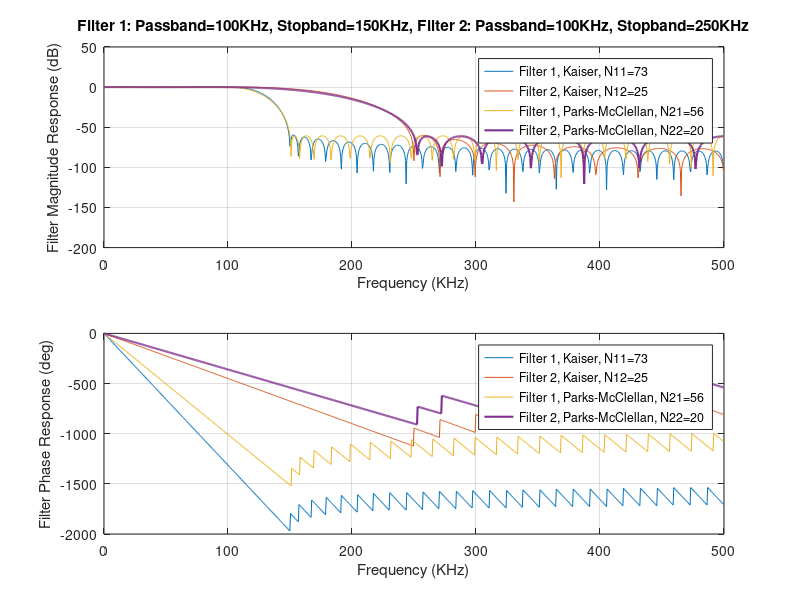
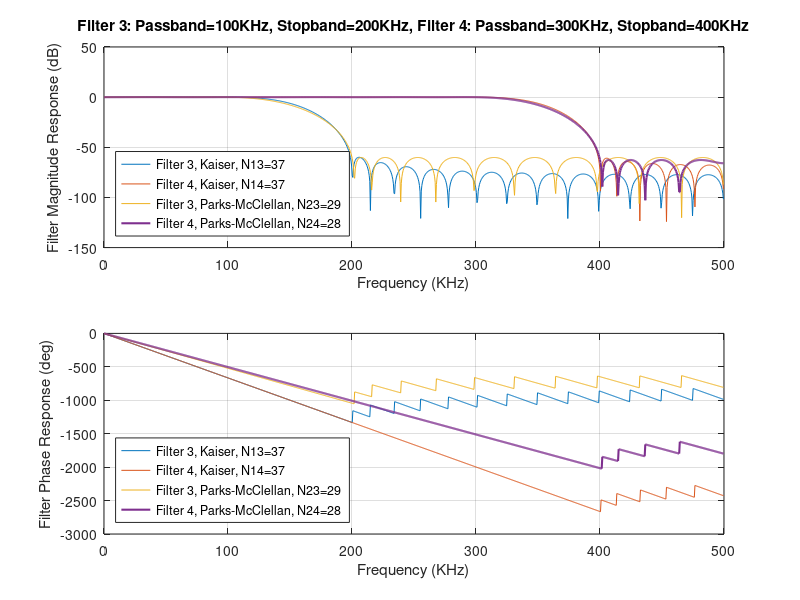
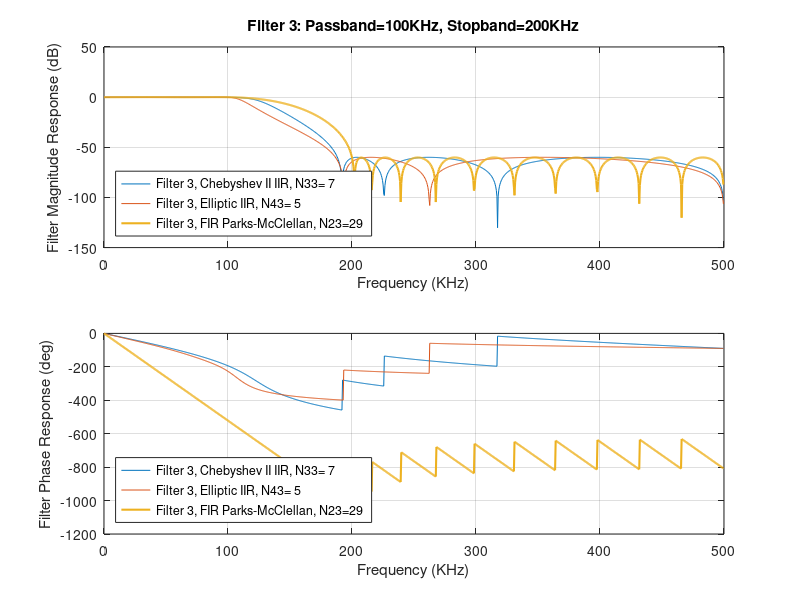

Source code (MATLAB) for these figures, in order:
%%%%%%%%%%%%%%%%%%%%%%%%%%%%%%%%%%%%%%%%%%%%%%%%%%%%%%
%% ECE113 Spring 21 Final Exam Filter Design Template
%  Spring 2021
%%%%%%%%%%%%%%%%%%%%%%%%%%%%%%%%%%%%%%%%%%%%%%%%%%%%%%

% For this problem, we will be designing four filters: 
%   - Filters 1 and 2 have the same passband cutoff but different stopband
%   cutoffs and hence different transition bandwidths (sharpness)
%   - Filters 3 and 4 have different passband cutoffs but the same 
%   transition bandwidths (sharpness)
%   - All four filters have the same specs for passband ripple and stopband
%   attenuation 
%   - We first design these four filters as FIR using Kaiser window-based
%   design and Parks-McClellan optimal equiripple design.
%   - We then design Filter 3 using Checbyshev Type II and Elliptic IIR
%   filters.
% Feel free to add new variables if needed, but please do NOT change the
% variable names already defined to make sure correct plots are generated.

clear all; clc; close all;

%%%%%%%%%%%%%%%%%%%%%%%%%
%% Filter Specifications
%%%%%%%%%%%%%%%%%%%%%%%%%

Fs = 1e6;               % Sampling rate

Fpass1 = 100e3;         % Passband cutoff for Filters 1 and 2
Fstop11 = 150e3;        % Stopband cutoff for Filter 1
Fstop12 = 250e3;        % Stopband cutoff for Filter 2

Fpass21 = 100e3;        % Passband cutoff for Filter 3
Fpass22 = 300e3;        % Passband cutoff for Filter 4
Fstop21 = 200e3;        % Stopband cutoff for Filter 3
Fstop22 = 400e3;        % Stopband cutoff for Filter 4

% All four filters have the same passband ripple and stopband attenuation 
Rp = 0.1;               % Max passband ripple in dB
Rs = 60;                % Min stopband attenuation in dB


%%%%%%%%%%%%%%%%%%%%%%%%%%%%%%%%%%%%%%%%%%%%%%%%%%%%
%% Window-based FIR design using kaiserord and fir1
%%%%%%%%%%%%%%%%%%%%%%%%%%%%%%%%%%%%%%%%%%%%%%%%%%%%

% Use kaiserord to obtain the filter orders required to meet the specs for
% the four filters
% See the examples here: https://www.mathworks.com/help/signal/ref/kaiserord.html

fcuts1 = [Fpass1 Fstop11]; 
fcuts2 = [Fpass1 Fstop12];
fcuts3 = [Fpass21 Fstop21];
fcuts4 = [Fpass22 Fstop22];

mags = [1 0];

% -20*log(.001) = 60db = Rs
% 10^(Rs/(-20)) = 0.001
dev = [(10^(Rp/20)-1)/(10^(Rp/20)+1) 10^(Rs/(-20))];

[n11,Wn1,beta1,ftype1] = kaiserord(fcuts1, mags, dev, Fs);
[n12,Wn2,beta2,ftype2] = kaiserord(fcuts2, mags, dev, Fs);
[n13,Wn3,beta3,ftype3] = kaiserord(fcuts3, mags, dev, Fs);
[n14,Wn4,beta4,ftype4] = kaiserord(fcuts4, mags, dev, Fs);

% Use fir1 to obtain the filter coeffcients for the four filters using
% Kaiser window with the beta values and the window lengths you found above.

hn11 = fir1(n11, Wn1, ftype1, kaiser(n11+1, beta1), "noscale");
hn12 = fir1(n12, Wn2, ftype2, kaiser(n12+1, beta2), "noscale");
hn13 = fir1(n13, Wn3, ftype3, kaiser(n13+1, beta3), "noscale");
hn14 = fir1(n14, Wn4, ftype4, kaiser(n14+1, beta4), "noscale");


%%%%%%%%%%%%%%%%%%%%%%%%%%%%%%%%%%%%%%%%%%%%%%%%%%%%%%%%%%%%%%%%%%%%%%%%%%
%% Parks-McClellan Optimal equiripple FIR design using firpmord and firpm
%%%%%%%%%%%%%%%%%%%%%%%%%%%%%%%%%%%%%%%%%%%%%%%%%%%%%%%%%%%%%%%%%%%%%%%%%%

% Use firpmord to obtain the the filter orders required to meet the specs 
% for the four filters. Compare the filter orders with the window-based design above. 
% See the examples here: https://www.mathworks.com/help/signal/ref/firpmord.html

[n21,fo1,ao1,w1] = firpmord(fcuts1, mags, dev, Fs);
[n22,fo2,ao2,w2] = firpmord(fcuts2, mags, dev, Fs);
[n23,fo3,ao3,w3] = firpmord(fcuts3, mags, dev, Fs);
[n24,fo4,ao4,w4] = firpmord(fcuts4, mags, dev, Fs);

% Use firpm command along with the outputs of firpmord commands above 
% to obtain the optimal filter coeffcients for the four filters.   

hn21 = firpm(n21, fo1, ao1, w1);
hn22 = firpm(n22, fo2, ao2, w2);
hn23 = firpm(n23, fo3, ao3, w3);
hn24 = firpm(n24, fo4, ao4, w4);


%%%%%%%%%%%%%%%%%%%%%%%%%%%%%%%%%%%%%%%%%%%%%%%%%%%%%%%%%
%% Obtain the FIR filter frequency responses using freqz
%%%%%%%%%%%%%%%%%%%%%%%%%%%%%%%%%%%%%%%%%%%%%%%%%%%%%%%%%

N = 2048;               % Number of frequency points in one Nyquist range [0,Fs)
F= 0:Fs/N:(N-1)*Fs/2/N; % Frequency vector in Hz
FkHz = F/1e3;           % Frequency in KHz, for setting the frequnecy scale in plots

% For filters 1 and 2 (same passband, different transition bandwidths)
% using Kaiser window and Parks-McClellan
% Use freqz command with frequency in Hz, i.e., H = freqz(...,F,Fs)

H11=freqz(hn11,1,F,Fs);
H12=freqz(hn12,1,F,Fs);
H21=freqz(hn21,1,F,Fs);
H22=freqz(hn22,1,F,Fs);

% For filters 3 and 4 (different passband, same transition bandwidths)
% using Kaiser window and Parks-McClellan
% Use freqz command with frequency in Hz, i.e., H = freqz(...,F,Fs)

H13=freqz(hn13,1,F,Fs);
H14=freqz(hn14,1,F,Fs);
H23=freqz(hn23,1,F,Fs);
H24=freqz(hn24,1,F,Fs);


%%%%%%%%%%%%%%%%%%%%%%%%%%%%%%%%%%%%%%%%%%%%%%%%%%%%%%%%%%%%%%%%
%% Plot and compare FIR magnitude and phase frequency responses 
%%%%%%%%%%%%%%%%%%%%%%%%%%%%%%%%%%%%%%%%%%%%%%%%%%%%%%%%%%%%%%%%

% Compare Filters 1 and 2
figure;
subplot(211);
plot(FkHz,20*log10(abs(H11)),FkHz,20*log10(abs(H12)),FkHz,20*log10(abs(H21)),FkHz,20*log10(abs(H22)),'LineWidth',1.5);
grid on;
xlabel('Frequency (KHz)');
ylabel('Filter Magnitude Response (dB)');
leg11=sprintf('Filter 1, Kaiser, N11=%2d',n11);
leg12=sprintf('Filter 2, Kaiser, N12=%2d',n12);
leg21=sprintf('Filter 1, Parks-McClellan, N21=%2d',n21);
leg22=sprintf('Filter 2, Parks-McClellan, N22=%2d',n22);
legend(leg11,leg12,leg21,leg22);
title('Filter 1: Passband=100KHz, Stopband=150KHz, Filter 2: Passband=100KHz, Stopband=250KHz');
subplot(212);
plot(FkHz,unwrap(angle(H11))*180/pi,FkHz,unwrap(angle(H12))*180/pi,FkHz,unwrap(angle(H21))*180/pi,FkHz,unwrap(angle(H22))*180/pi,'LineWidth',1.5);
grid on;
xlabel('Frequency (KHz)');
ylabel('Filter Phase Response (deg)');
legend(leg11,leg12,leg21,leg22);  

% Compare Filters 3 and 4
figure;
subplot(211);
plot(FkHz,20*log10(abs(H13)),FkHz,20*log10(abs(H14)),FkHz,20*log10(abs(H23)),FkHz,20*log10(abs(H24)),'LineWidth',1.5);
grid on;
xlabel('Frequency (KHz)');
ylabel('Filter Magnitude Response (dB)');
leg13=sprintf('Filter 3, Kaiser, N13=%2d',n13);
leg14=sprintf('Filter 4, Kaiser, N14=%2d',n14);
leg23=sprintf('Filter 3, Parks-McClellan, N23=%2d',n23);
leg24=sprintf('Filter 4, Parks-McClellan, N24=%2d',n24);
legend(leg13,leg14,leg23,leg24,'Location','southwest');
title('Filter 3: Passband=100KHz, Stopband=200KHz, Filter 4: Passband=300KHz, Stopband=400KHz');
subplot(212);
plot(FkHz,unwrap(angle(H13))*180/pi,FkHz,unwrap(angle(H14))*180/pi,FkHz,unwrap(angle(H23))*180/pi,FkHz,unwrap(angle(H24))*180/pi,'LineWidth',1.5);
grid on;
xlabel('Frequency (KHz)');
ylabel('Filter Phase Response (deg)');
legend(leg13,leg14,leg23,leg24,'Location','southwest');


%%%%%%%%%%%%%%%%%%%%%%%%%%%%%%%%%%%%
%% IIR Filter Design (for Filter 3)
%%%%%%%%%%%%%%%%%%%%%%%%%%%%%%%%%%%%

Fp3 = Fpass21; % Fpass21 = 100e3; Passband cutoff for Filter 3
Fs3 = Fstop21; % Fstop21 = 200e3; Stopband cutoff for Filter 3

% https://www.mathworks.com/help/signal/ref/cheb2ord.html
% Use cheb2ord to find the minimum Chebyshev Type II filter order given the specs
[n33,ws] = cheb2ord(Fp3/Fs * 2,Fs3/Fs * 2,Rp,Rs);

% Use cheby2 to design the Chebyshev Type II filter using the order and cutoff
% you found above
[b33,a33] = cheby2(n33,Rs,ws);

% https://www.mathworks.com/help/signal/ref/ellipord.html
% Use ellipord to find the minimum Elliptic filter order given the specs
[n43,wp] = ellipord(Fp3/Fs * 2,Fs3/Fs * 2,Rp,Rs);

% https://www.mathworks.com/help/signal/ref/ellip.html
% Use ellip to design the Elliptic filter using the order and cutoff
% you found above
[b43,a43] = ellip(n43,Rp,Rs,wp);


%%%%%%%%%%%%%%%%%%%%%%%%%%%%%%%%%%%%%%%%%%%%%%%%%%%%%%%%%%%%%%%%
%% Obtain the IIR filter frequency responses using freqz 
%%%%%%%%%%%%%%%%%%%%%%%%%%%%%%%%%%%%%%%%%%%%%%%%%%%%%%%%%%%%%%%%

H33 = freqz(b33,a33,F,Fs);         % Chebyshev Type II
H43 = freqz(b43,a43,F,Fs);         % Elliptic

%%%%%%%%%%%%%%%%%%%%%%%%%%%%%%%%%%%%%%%%%%%%%%%%%%%%%%%%%%%%%%%%%%%%%%%%%%%%%
%% Plot and compare the magnitude and phase frequency responses for Filter 3
%%%%%%%%%%%%%%%%%%%%%%%%%%%%%%%%%%%%%%%%%%%%%%%%%%%%%%%%%%%%%%%%%%%%%%%%%%%%%

figure;
subplot(211);
plot(FkHz,20*log10(abs(H33)),FkHz,20*log10(abs(H43)),FkHz,20*log10(abs(H23)),'LineWidth',1.5);
grid on;
xlabel('Frequency (KHz)');
ylabel('Filter Magnitude Response (dB)');
leg33=sprintf('Filter 3, Chebyshev II IIR, N33=%2d',n33);
leg43=sprintf('Filter 3, Elliptic IIR, N43=%2d',n43);
leg23=sprintf('Filter 3, FIR Parks-McClellan, N23=%2d',n23);
legend(leg33,leg43,leg23,'Location','southwest');
title('Filter 3: Passband=100KHz, Stopband=200KHz');
subplot(212);
plot(FkHz,unwrap(angle(H33))*180/pi,FkHz,unwrap(angle(H43))*180/pi,FkHz,unwrap(angle(H23))*180/pi,'LineWidth',1.5);
grid on;
xlabel('Frequency (KHz)');
ylabel('Filter Phase Response (deg)');
legend(leg33,leg43,leg23,'Location','southwest');